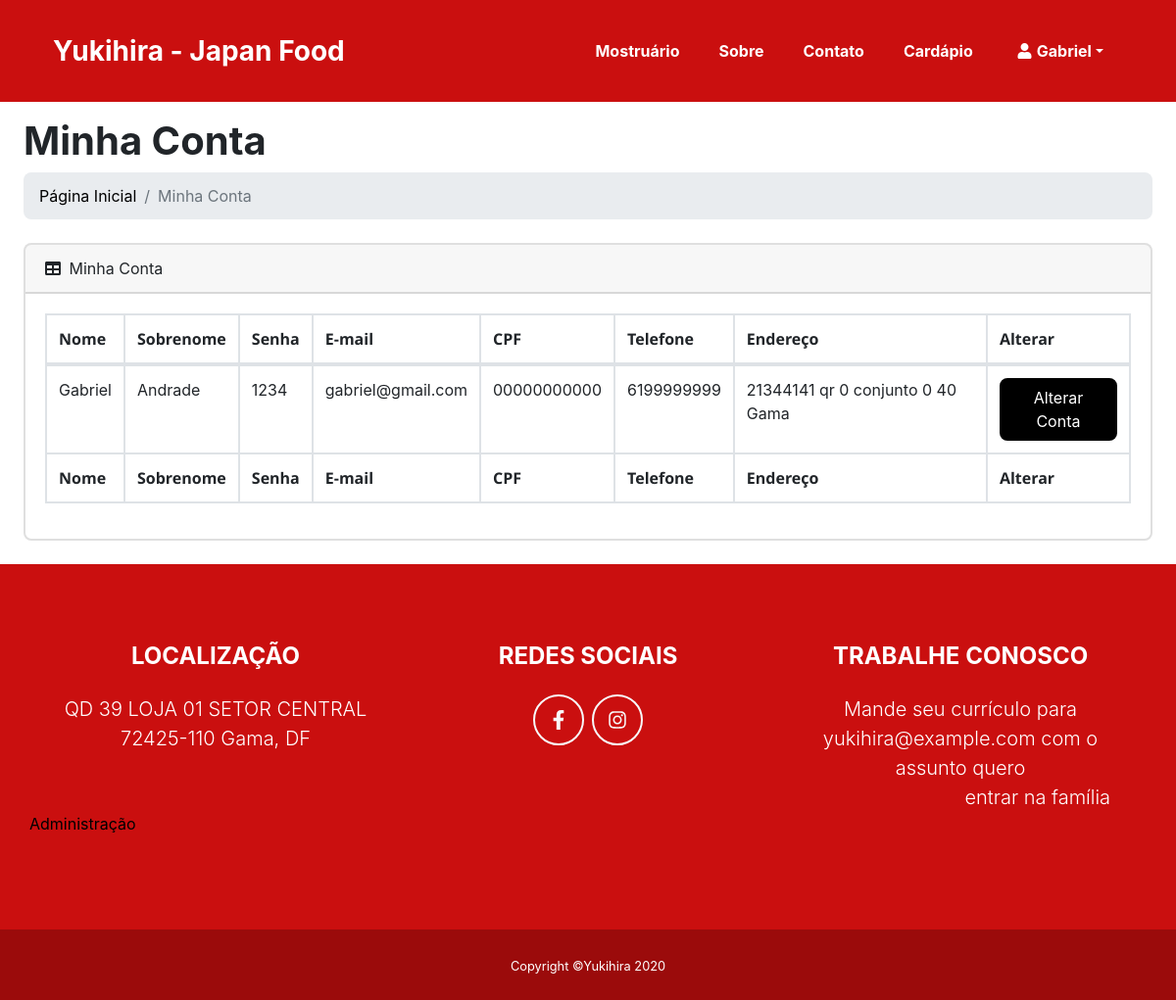
The page /minha_conta.php (signed in) on the database its author committed.
### tables this page shows
CREATE TABLE `cliente` (
  `idcliente` int(11) NOT NULL,
  `nome_cliente` varchar(45) NOT NULL,
  `sobrenome_cliente` varchar(45) NOT NULL,
  `email_cliente` varchar(45) NOT NULL,
  `senha_cliente` varchar(45) NOT NULL,
  `cpf_cliente` varchar(45) NOT NULL,
  `telefone_cliente` varchar(45) NOT NULL,
  `endereco_cliente` varchar(200) NOT NULL
);

### minha_conta.php (the view, shortened to what this page needs)
<?php
$nome = $_SESSION['sessao_nome'];
$idcliente = $_SESSION['sessao_idcliente'];
include 'conexao.php';
$consulta_cliente = $conexao->query("SELECT * FROM `cliente` WHERE idcliente = $idcliente");
?>
<!DOCTYPE html>
<html lang="PT-BR">
<head>
    <link href="css/styles.css" rel="stylesheet">
    <link rel="stylesheet" href="css/heading.css">
    <link rel="stylesheet" href="css/body.css">
</head>
<body id="page-top">
    <nav class="navbar navbar-expand-lg bg-secondary fixed-top" id="mainNav">
        <div class="container"><a class="navbar-brand js-scroll-trigger" href="index_logado.php" href="#page-top">Yukihira -
                Japan Food</a>
            <div class="collapse navbar-collapse" id="navbarResponsive">
                <ul class="navbar-nav ml-auto">
                    <li class="nav-item mx-0 mx-lg-1"><a class="nav-link py-3 px-0 px-lg-3 rounded js-scroll-trigger" href="index_logado.php" href="#portfolio">Mostruário</a>
                    </li>
                    <li class="nav-item mx-0 mx-lg-1"><a class="nav-link py-3 px-0 px-lg-3 rounded js-scroll-trigger" href="index_logado.php" href="#about">Sobre</a>
                    </li>
                    <li class="nav-item mx-0 mx-lg-1"><a class="nav-link py-3 px-0 px-lg-3 rounded js-scroll-trigger" href="index_logado.php" href="#contact">Contato</a>
                    </li>
                    <li class="nav-item mx-0 mx-lg-1"><a class="nav-link py-3 px-0 px-lg-3 rounded js-scroll-trigger" href="pedido_logado.php">Cardápio</a>
                    </li>
                    <li class="nav-item mx-0 mx-lg-1">
                        <div class="row">
                            <div class="col-md pl-4 user-dropdown">
                                <div class="dropdown btn-group">
                                    <a class="nav-link py-3 px-0 px-lg-3 rounded dropdown-toggle" href="#" data-toggle="dropdown" aria-haspopup="true" aria-expanded="false"><i id="icon_perfil" class="fas fa-user"></i><?php echo $nome ?></a>
                                </div>
                            </div>
                        </div>
                    </li>
                </ul>
            </div>
        </div>
    </nav>
    <div id="layoutSidenav_content">
        <main id="margintop">
            <div class="container-fluid">
                <h1 class="mt-4">Minha Conta</h1>
                <ol class="breadcrumb mb-4">
                    <li class="breadcrumb-item"><a href="index_logado.php">Página Inicial</a></li>
                    <li class="breadcrumb-item active">Minha Conta</li>
                </ol>
                <div class="card mb-4">
                    <div class="card-header">
                        <i class="fas fa-table mr-1"></i>
                        Minha Conta
                    </div>
                    <div class="card-body">
                        <div class="table-responsive">
                            <table class="table table-bordered" id="dataTable" width="100%" cellspacing="0">
                                <thead>
                                    <tr>
                                        <th>Nome</th>
                                        <th>Sobrenome</th>
                                        <th>Senha</th>
                                        <th>E-mail</th>
                                        <th>CPF</th>
                                        <th>Telefone</th>
                                        <th>Endereço</th>
                                        <th>Alterar</th>
                                    </tr>
                                </thead>
                                <tfoot>
                                    <tr>
                                        <th>Nome</th>
                                        <th>Sobrenome</th>
                                        <th>Senha</th>
                                        <th>E-mail</th>
                                        <th>CPF</th>
                                        <th>Telefone</th>
                                        <th>Endereço</th>
                                        <th>Alterar</th>
                                    </tr>
                                </tfoot>
                                <tbody>
                                    <?php
                                    while ($lista = $consulta_cliente->fetch(PDO::FETCH_ASSOC)) {
                                    ?>
                                        <tr>
                                            <form action="alterar_conta.php" method="POST">
                                                <td><input type="hidden" name="nome_cliente" value="<?php echo $lista["nome_cliente"] ?>"> <?php echo $lista["nome_cliente"] ?> </td>
                                                <td><input type="hidden" name="sobrenome_cliente" value="<?php echo $lista["sobrenome_cliente"] ?>"> <?php echo $lista["sobrenome_cliente"] ?> </td>
                                                <td><input type="hidden" name="senha_cliente" value="<?php echo $lista["senha_cliente"] ?>"> <?php echo $lista["senha_cliente"] ?> </td>
                                                <td><input type="hidden" name="email_cliente" value="<?php echo $lista["email_cliente"] ?>"> <?php echo $lista["email_cliente"] ?> </td>
                                                <td><input type="hidden" name="cpf_cliente" value="<?php echo $lista["cpf_cliente"] ?>"> <?php echo $lista["cpf_cliente"] ?> </td>
                                                <td><input type="hidden" name="telefone_cliente" value="<?php echo $lista["telefone_cliente"] ?>"> <?php echo $lista["telefone_cliente"] ?> </td>
                                                <td><input type="hidden" name="endereco_cliente" value="<?php echo $lista["endereco_cliente"] ?>"> <?php echo $lista["endereco_cliente"] ?> </td>
                                                <td><button id="botao_pedir" name="idcliente" value="<?php echo $lista["idcliente"] ?>" class="btn btn-primary">Alterar Conta</button></td>
                                            </form>
                                        </tr>
                                    <?php } ?>
                                </tbody>
                            </table>
                        </div>
                    </div>
                </div>
            </div>
        </main>
        <footer class="footer text-center">
            <div class="container">
                <div class="row">
                    <div class="col-lg-4 mb-5 mb-lg-0">
                        <h4 class="mb-4">LOCALIZAÇÃO</h4>
                        <p class="pre-wrap lead mb-0">QD 39 LOJA 01 SETOR CENTRAL 72425-110 Gama, DF</p>
                    </div>
                    <div class="col-lg-4 mb-5 mb-lg-0">
                        <h4 class="mb-4">REDES SOCIAIS</h4><a id="botao_social" class="btn btn-outline-light rounded-circle btn-social mx-1" href="https://www.facebook.com/profile.php?id=100007155765748"><i id="social" class="fab fa-fw fa-facebook-f"></i></a><a id="botao_social" class="btn btn-outline-light rounded-circle btn-social mx-1" href="https://www.instagram.com/g_andradd"><i id="social" class="fab fa-fw fa-instagram"></i></a>
                    </div>
                    <div class="col-lg-4">
                        <h4 class="mb-4">TRABALHE CONOSCO</h4>
                        <p class="pre-wrap lead mb-0">Mande seu currículo para yukihira@example.com com o assunto quero
                            entrar na família</p>
                    </div>
                    <p><a id="administracao" href="usuario/index.php">Administração</a></p>
                </div>
            </div>
        </footer>
        <section class="copyright py-4 text-center text-white">
            <div class="container"><small class="pre-wrap">Copyright ©Yukihira 2020</small></div>
        </section>
</body>
</html>

### minha_conta.php (style rules this page uses)
#margintop { margin-top: 10%; }
#botao_pedir { color: white; }
#botao_pedir { background-color: #000; }

### rows shown on the page
cliente: nome_cliente "Gabriel", sobrenome_cliente "Andrade", senha_cliente "1234", email_cliente "gabriel@gmail.com", cpf_cliente "00000000000", telefone_cliente "6199999999", endereco_cliente "21344141 qr 0 conjunto 0 40 Gama", $lista["idcliente"] 1 (drawn)

### other values the page prints
$nome "Gabriel"
